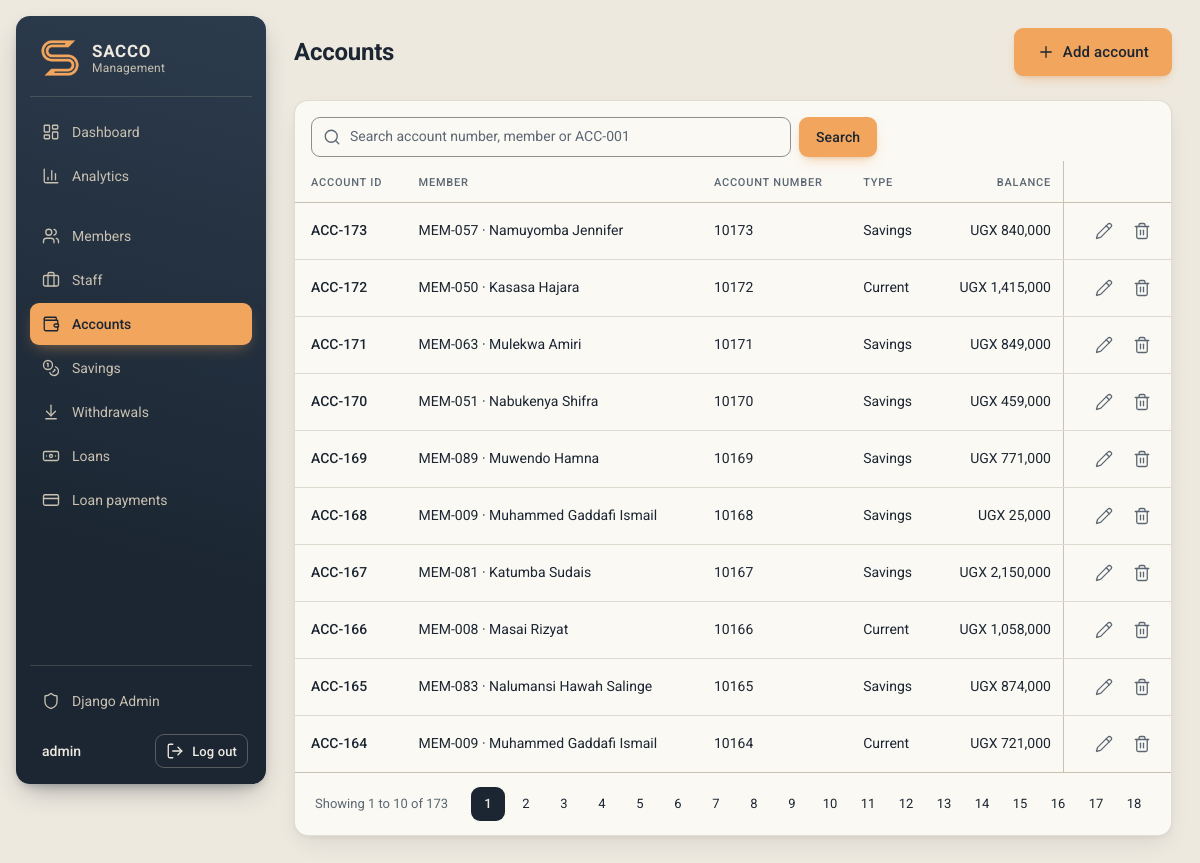
/accounts/ (signed in), run on the app's committed database.
### accounts/models.py (models this page shows, shortened)
class Account(CodedModel):
    code_prefix = "ACC"
    TYPE_CHOICES = [("Savings", "Savings"), ("Current", "Current")]
    member = models.ForeignKey(Member, on_delete=models.CASCADE)
    account_number = models.CharField(max_length=20, unique=True)
    account_type = models.CharField(max_length=10, choices=TYPE_CHOICES)
    opening_balance = models.PositiveBigIntegerField(default=0)
    @property
    def balance(self):
        total = self.savings.aggregate(total=Sum("amount"))["total"] or 0
        return self.opening_balance + total

### members/models.py (models this page shows)
class Member(CodedModel):
    code_prefix = "MEM"
    GENDER_CHOICES = [("M", "Male"), ("F", "Female")]
    first_name = models.CharField(max_length=100)
    last_name = models.CharField(max_length=100)
    contact = models.CharField(max_length=20)
    address = models.CharField(max_length=255)
    email = models.EmailField()
    gender = models.CharField(max_length=1, choices=GENDER_CHOICES)
    @property
    def full_name(self):
        return f"{self.first_name} {self.last_name}"
    def __str__(self):
        return f"{self.code} · {self.full_name}"

### accounts/views.py (the view, shortened to what this page needs)
# urls.py: path("accounts/", views.account_list, name="account_list"),
@login_required
def account_list(request):
    accounts = Account.objects.select_related("member").order_by("-id")
    q = request.GET.get("q", "").strip()
    page_obj = Paginator(accounts, 10).get_page(request.GET.get("page"))
    context = {
        "object_list": page_obj.object_list,
        "page_obj": page_obj,
        "q": q,
        "search_hint": "Search account number, member or ACC-001",
        "page_title": "Accounts",
        "add_label": "Add account",
        "add_url": reverse("account_add"),
    }
    return render(request, "accounts/account_list.html", context)

### core/models.py (called while the page is built)
    @property
    def code(self):
        return f"{self.code_prefix}-{self.pk:03d}"

### core/templatetags/sacco.py (called while the page is built)
@register.filter
def ugx(value):
    return f"UGX {value or 0:,}"

### templates/accounts/account_list.html (shortened to what this page needs)
{% extends "base.html" %}
{% load sacco %}
{% block page_title %}{{ page_title }}{% endblock %}
{% block actions %}
  <button type="button" class="btn btn-primary btn-lg" data-modal-url="{{ add_url }}"><i data-lucide="plus" aria-hidden="true"></i>{{ add_label }}</button>
{% endblock %}
{% block content %}
  <section class="card">
    {% include "partials/_search.html" %}
    <div class="table-wrap">
      <table class="table">
        <thead>
          <tr>
            <th scope="col">Account ID</th>
            <th scope="col">Member</th>
            <th scope="col">Account number</th>
            <th scope="col">Type</th>
            <th scope="col" class="num">Balance</th>
            <th scope="col" class="col-actions" aria-label="Actions"></th>
          </tr>
        </thead>
        <tbody>
          {% for account in object_list %}
            <tr>
              <td class="code">{{ account.code }}</td>
              <td>{{ account.member }}</td>
              <td>{{ account.account_number }}</td>
              <td>{{ account.account_type }}</td>
              <td class="num">{{ account.balance|ugx }}</td>
              <td class="col-actions">{% url 'account_edit' account.pk as edit_url %}{% url 'account_delete' account.pk as delete_url %}{% include "partials/_row_actions.html" %}</td>
            </tr>
          {% empty %}
            <tr><td class="table-empty" colspan="6">{% if q %}No accounts match "{{ q }}".{% else %}No accounts yet.{% endif %}</td></tr>
          {% endfor %}
        </tbody>
      </table>
    </div>
    {% include "partials/_pagination.html" with page_obj=page_obj %}
  </section>
{% endblock %}

### templates/partials/_sidebar.html (shortened to what this page needs)
{% load static %}<aside class="sidebar">
  <a class="brand" href="/">
    <img class="brand-logo" src="{% static 'img/logo.png' %}" alt="" width="40" height="40">
    <span class="brand-text">SACCO<small>Management</small></span>
  </a>
  <nav class="nav" aria-label="Main">
    <a class="nav-link" href="/"{% if request.path == "/" %} aria-current="page"{% endif %}>
      <i data-lucide="layout-dashboard" aria-hidden="true"></i>Dashboard
    </a>
    <a class="nav-link" href="/analytics/"{% if request.path == "/analytics/" %} aria-current="page"{% endif %}>
      <i data-lucide="chart-column" aria-hidden="true"></i>Analytics
    </a>
    <ul class="nav-list">
      <li><a class="nav-link" href="/members/"{% if "/members/" in request.path %} aria-current="page"{% endif %}><i data-lucide="users" aria-hidden="true"></i>Members</a></li>
      <li><a class="nav-link" href="/staff/"{% if "/staff/" in request.path %} aria-current="page"{% endif %}><i data-lucide="briefcase" aria-hidden="true"></i>Staff</a></li>
      <li><a class="nav-link" href="/accounts/"{% if "/accounts/" in request.path %} aria-current="page"{% endif %}><i data-lucide="wallet" aria-hidden="true"></i>Accounts</a></li>
      <li><a class="nav-link" href="/savings/"{% if "/savings/" in request.path %} aria-current="page"{% endif %}><i data-lucide="coins" aria-hidden="true"></i>Savings</a></li>
      <li><a class="nav-link" href="/withdrawals/"{% if "/withdrawals/" in request.path %} aria-current="page"{% endif %}><i data-lucide="arrow-down-to-line" aria-hidden="true"></i>Withdrawals</a></li>
      <li><a class="nav-link" href="/loans/"{% if "/loans/" in request.path %} aria-current="page"{% endif %}><i data-lucide="banknote" aria-hidden="true"></i>Loans</a></li>
      <li><a class="nav-link" href="/loan-payments/"{% if "/loan-payments/" in request.path %} aria-current="page"{% endif %}><i data-lucide="credit-card" aria-hidden="true"></i>Loan payments</a></li>
    </ul>
    {% if user.is_staff %}
    <div class="nav-bottom">
      <a class="nav-link" href="/admin/"><i data-lucide="shield" aria-hidden="true"></i>Django Admin</a>
    </div>
    {% endif %}
  </nav>
  <div class="user">
    <span class="user-name" title="{{ user.get_username }}">{{ user.get_username }}</span>
    <form method="post" action="/logout/">
      <button type="submit" class="btn btn-sidebar"><i data-lucide="log-out" aria-hidden="true"></i>Log out</button>
    </form>
  </div>
</aside>

### templates/partials/_row_actions.html
<div class="row-actions">
  <button type="button" class="icon-btn" data-modal-url="{{ edit_url }}" aria-label="Edit"><i data-lucide="pencil" aria-hidden="true"></i></button>
  <button type="button" class="icon-btn icon-btn-danger" data-modal-url="{{ delete_url }}" aria-label="Delete"><i data-lucide="trash-2" aria-hidden="true"></i></button>
</div>

### data on the page
Account: code "ACC-173", member "MEM-057 · Namuyomba Jennifer", account_number "10173", account_type "Savings", balance|ugx "UGX 840,000"
Account: code "ACC-172", member "MEM-050 · Kasasa Hajara", account_number "10172", account_type "Current", balance|ugx "UGX 1,415,000"
Account: code "ACC-171", member "MEM-063 · Mulekwa Amiri", account_number "10171", account_type "Savings", balance|ugx "UGX 849,000"
Account: code "ACC-170", member "MEM-051 · Nabukenya Shifra", account_number "10170", account_type "Savings", balance|ugx "UGX 459,000"
Account: code "ACC-169", member "MEM-089 · Muwendo Hamna", account_number "10169", account_type "Savings", balance|ugx "UGX 771,000"
Account: code "ACC-168", member "MEM-009 · Muhammed Gaddafi Ismail", account_number "10168", account_type "Savings", balance|ugx "UGX 25,000"
Account: code "ACC-167", member "MEM-081 · Katumba Sudais", account_number "10167", account_type "Savings", balance|ugx "UGX 2,150,000"
Account: code "ACC-166", member "MEM-008 · Masai Rizyat", account_number "10166", account_type "Current", balance|ugx "UGX 1,058,000"
Account: code "ACC-165", member "MEM-083 · Nalumansi Hawah Salinge", account_number "10165", account_type "Savings", balance|ugx "UGX 874,000"
Account: code "ACC-164", member "MEM-009 · Muhammed Gaddafi Ismail", account_number "10164", account_type "Current", balance|ugx "UGX 721,000"

### other printed values
{{ user.get_username }} "admin"
{{ page_title }} "Accounts"
{{ add_label }} "Add account"
{{ page_obj.start_index }} "1"
{{ page_obj.end_index }} "10"
{{ page_obj.paginator.count }} "173"
{{ number }} "1" "2" "3" "4" "5" "6" "7" "8" "9" "10" "11" "12" "13" "14" "15" "16" "17" "18"
